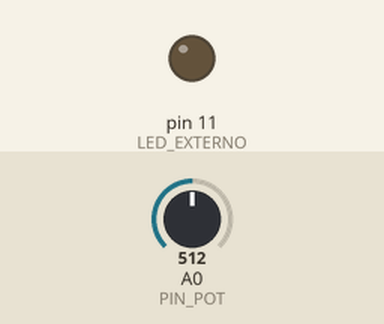
Simulated run of this sketch. Board: Arduino Uno, built with avr-gcc and run on an emulated ATmega328P. Shown: output pins drawn as LEDs (lit = HIGH). The inputs (shaded band) are chosen by the test bench; at power-on: A0 (PIN_POT) = 512.

Above: at 1.2 s.
1.3 s: A0 (PIN_POT) set to 716
At 1.8 s:
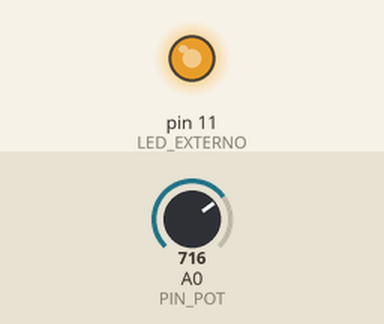
2.8 s: A0 (PIN_POT) set to 756
At 4.0 s:
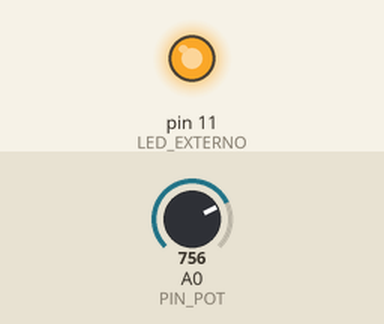
4.3 s: A0 (PIN_POT) set to 768
At 5.3 s:
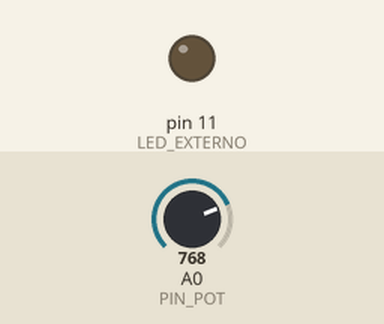
5.8 s: A0 (PIN_POT) set to 900
At 6.4 s:
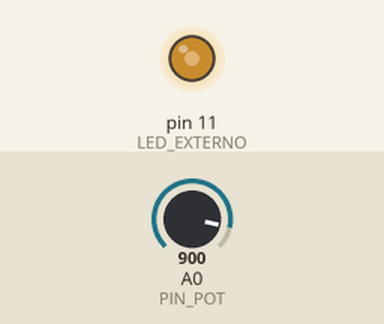
7.3 s: A0 (PIN_POT) set to 306
At 7.6 s:
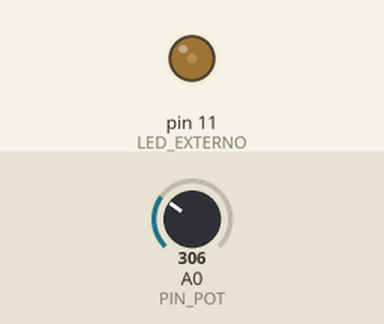
8.8 s: A0 (PIN_POT) set to 0
At 9.9 s:
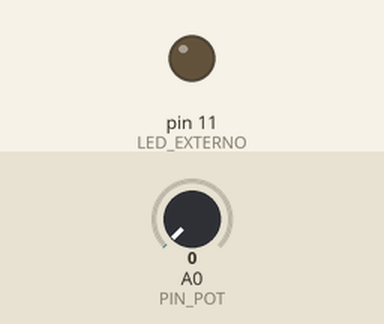
Timing chart, 0 to 11.3 s (numbered marks = the images above; inputs shaded):
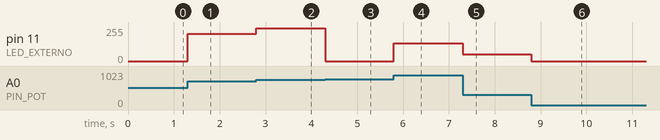

Measured:
- the behaviour switches between 767 and 768 on A0 (PIN_POT) (found by bisection; images 2 and 3)
- after the input at 1.3 s, pin 11 (LED_EXTERNO): 0/255 → 204/255 at once
- after the input at 2.8 s, pin 11 (LED_EXTERNO): 204/255 → 244/255 at once
- after the input at 4.3 s, pin 11 (LED_EXTERNO): 244/255 → 0/255 at once
- after the input at 5.8 s, pin 11 (LED_EXTERNO): 0/255 → 132/255 at once
- after the input at 7.3 s, pin 11 (LED_EXTERNO): 132/255 → 50/255 at once
- after the input at 8.8 s, pin 11 (LED_EXTERNO): 50/255 → 0/255 at once

The sketch:

Potenciometro_LED_Externo.ino
```cpp
// Para poder leer el valor de un potenciometro, tenemos que enchufarlo a una de las entradas analogicas.
int PIN_POT = A0;

// Hemos cambiado el pin del LED!
// Solo los PIN marcados con ~ (PWM) soportan escribir valores analogicos.
int LED_EXTERNO = 11;

void setup() {
  pinMode(LED_EXTERNO, OUTPUT);
  // El modo del potenciometro es INPUT en vez de INPUT_PULLUP (que se usa solo para botones).
  pinMode(PIN_POT, INPUT);
}

void loop() {
  // Para leer el valor del potenciometro "analogicamente", usamos la funcion analogRead().
  int pot = analogRead(PIN_POT);

  // digitalWrite solo escribe los valores 0 (LOW) y 1 (HIGH).
  // Para escribir un valor analogico (de 0 a 255) usamos analogWrite().
  // Asi podemos controlar el brillo del LED.
  analogWrite(LED_EXTERNO, pot);

  // analogRead() lee valores entre 0 y 1023.
  // analogWrite() escribe valores entre 0 y 255.
  // Para que el valor escrito sea entre 0 y 255, dividimos el valor leido entre 4.
//  analogWrite(LED_EXTERNO, pot / 4);

  // Podemos usar tambien la funcion map().
  // map() mapea un valor de un interval a otro.
  //int ledBright = map(pot, 0, 1023, 0, 255);
//  analogWrite(LED_EXTERNO, ledBright);

  // Podemos usar condiciones para que el LED cambie de comportamiento segun el valor leido.
  // Para eso usamos la funcion if().
  // En el caso de que la condicion es verdadera, se ejecuta el primer bloque.
  // En caso contrario, se ejecuta el bloque else().
//  if (pot > 512) {
//    digitalWrite(LED_EXTERNO, HIGH);
//  } else {
//    digitalWrite(LED_EXTERNO, HIGH);
//    delay(50);
//    digitalWrite(LED_EXTERNO, LOW);
//    delay(50);
//  }
}
```
